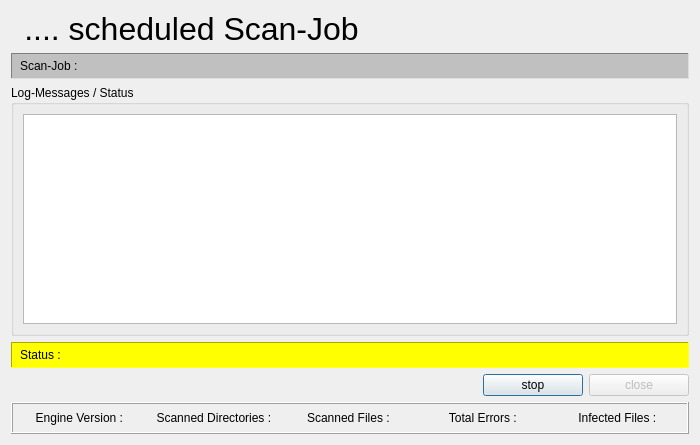
<?xml version="1.0" encoding="UTF-8"?>
<ui version="4.0">
 <class>scheduleScanObject</class>
 <widget class="QDialog" name="scheduleScanObject">
  <property name="geometry">
   <rect>
    <x>0</x>
    <y>0</y>
    <width>700</width>
    <height>445</height>
   </rect>
  </property>
  <property name="sizePolicy">
   <sizepolicy hsizetype="Fixed" vsizetype="Fixed">
    <horstretch>0</horstretch>
    <verstretch>0</verstretch>
   </sizepolicy>
  </property>
  <property name="minimumSize">
   <size>
    <width>700</width>
    <height>445</height>
   </size>
  </property>
  <property name="maximumSize">
   <size>
    <width>700</width>
    <height>445</height>
   </size>
  </property>
  <property name="windowTitle">
   <string>Scheduled Scan-Job</string>
  </property>
  <layout class="QGridLayout" name="gridLayout_2">
   <item row="0" column="0">
    <layout class="QHBoxLayout" name="horizontalLayout_3">
     <item>
      <widget class="QLabel" name="picLabel">
       <property name="text">
        <string/>
       </property>
       <property name="pixmap">
        <pixmap resource="../resources.qrc">:/icons/icons/media.png</pixmap>
       </property>
       <property name="scaledContents">
        <bool>true</bool>
       </property>
      </widget>
     </item>
     <item>
      <widget class="QLabel" name="headerLabel">
       <property name="font">
        <font>
         <pointsize>24</pointsize>
        </font>
       </property>
       <property name="text">
        <string>.... scheduled Scan-Job</string>
       </property>
       <property name="alignment">
        <set>Qt::AlignCenter</set>
       </property>
      </widget>
     </item>
     <item>
      <spacer name="horizontalSpacer_2">
       <property name="orientation">
        <enum>Qt::Horizontal</enum>
       </property>
       <property name="sizeHint" stdset="0">
        <size>
         <width>188</width>
         <height>20</height>
        </size>
       </property>
      </spacer>
     </item>
    </layout>
   </item>
   <item row="1" column="0">
    <widget class="QLabel" name="scanJobHeader">
     <property name="styleSheet">
      <string notr="true">padding:5px;background:#c0c0c0</string>
     </property>
     <property name="frameShape">
      <enum>QFrame::Panel</enum>
     </property>
     <property name="frameShadow">
      <enum>QFrame::Sunken</enum>
     </property>
     <property name="text">
      <string>Scan-Job : </string>
     </property>
    </widget>
   </item>
   <item row="2" column="0">
    <widget class="QGroupBox" name="groupBox">
     <property name="title">
      <string>Log-Messages / Status</string>
     </property>
     <layout class="QGridLayout" name="gridLayout">
      <item row="0" column="0">
       <widget class="QPlainTextEdit" name="logMessagePlainTextEdit">
        <property name="readOnly">
         <bool>true</bool>
        </property>
       </widget>
      </item>
     </layout>
    </widget>
   </item>
   <item row="3" column="0">
    <layout class="QHBoxLayout" name="horizontalLayout_4">
     <property name="spacing">
      <number>0</number>
     </property>
     <item>
      <widget class="QLabel" name="currentFileLabel">
       <property name="styleSheet">
        <string notr="true">padding:5px;background:yellow</string>
       </property>
       <property name="frameShape">
        <enum>QFrame::Panel</enum>
       </property>
       <property name="frameShadow">
        <enum>QFrame::Sunken</enum>
       </property>
       <property name="text">
        <string>Status : </string>
       </property>
      </widget>
     </item>
    </layout>
   </item>
   <item row="4" column="0">
    <layout class="QHBoxLayout" name="horizontalLayout_2">
     <item>
      <spacer name="horizontalSpacer">
       <property name="orientation">
        <enum>Qt::Horizontal</enum>
       </property>
       <property name="sizeHint" stdset="0">
        <size>
         <width>388</width>
         <height>20</height>
        </size>
       </property>
      </spacer>
     </item>
     <item>
      <widget class="QPushButton" name="stopButton">
       <property name="minimumSize">
        <size>
         <width>100</width>
         <height>0</height>
        </size>
       </property>
       <property name="maximumSize">
        <size>
         <width>100</width>
         <height>16777215</height>
        </size>
       </property>
       <property name="text">
        <string>stop</string>
       </property>
       <property name="icon">
        <iconset resource="../resources.qrc">
         <normaloff>:/icons/icons/stop.png</normaloff>:/icons/icons/stop.png</iconset>
       </property>
       <property name="iconSize">
        <size>
         <width>22</width>
         <height>22</height>
        </size>
       </property>
      </widget>
     </item>
     <item>
      <widget class="QPushButton" name="closeButton">
       <property name="enabled">
        <bool>false</bool>
       </property>
       <property name="minimumSize">
        <size>
         <width>100</width>
         <height>0</height>
        </size>
       </property>
       <property name="maximumSize">
        <size>
         <width>100</width>
         <height>16777215</height>
        </size>
       </property>
       <property name="text">
        <string>close</string>
       </property>
       <property name="icon">
        <iconset resource="../resources.qrc">
         <normaloff>:/icons/icons/application-exit.png</normaloff>:/icons/icons/application-exit.png</iconset>
       </property>
       <property name="iconSize">
        <size>
         <width>22</width>
         <height>22</height>
        </size>
       </property>
      </widget>
     </item>
    </layout>
   </item>
   <item row="5" column="0">
    <widget class="QFrame" name="frame">
     <property name="frameShape">
      <enum>QFrame::Box</enum>
     </property>
     <property name="frameShadow">
      <enum>QFrame::Raised</enum>
     </property>
     <property name="lineWidth">
      <number>1</number>
     </property>
     <layout class="QHBoxLayout" name="horizontalLayout_5">
      <property name="spacing">
       <number>0</number>
      </property>
      <property name="leftMargin">
       <number>1</number>
      </property>
      <property name="topMargin">
       <number>1</number>
      </property>
      <property name="rightMargin">
       <number>1</number>
      </property>
      <property name="bottomMargin">
       <number>1</number>
      </property>
      <item>
       <layout class="QHBoxLayout" name="horizontalLayout">
        <property name="spacing">
         <number>0</number>
        </property>
        <item>
         <widget class="QPushButton" name="engineVersionLabel">
          <property name="styleSheet">
           <string notr="true">background:#b0b0b0;padding:5px</string>
          </property>
          <property name="text">
           <string>Engine Version : </string>
          </property>
          <property name="flat">
           <bool>true</bool>
          </property>
         </widget>
        </item>
        <item>
         <widget class="QPushButton" name="scannedDirectoriesLabel">
          <property name="styleSheet">
           <string notr="true">background:#b0b0b0;padding:5px</string>
          </property>
          <property name="text">
           <string>Scanned Directories : </string>
          </property>
          <property name="flat">
           <bool>true</bool>
          </property>
         </widget>
        </item>
        <item>
         <widget class="QPushButton" name="scannedFilesLabel">
          <property name="styleSheet">
           <string notr="true">background:#b0b0b0;padding:5px</string>
          </property>
          <property name="text">
           <string>Scanned Files : </string>
          </property>
          <property name="flat">
           <bool>true</bool>
          </property>
         </widget>
        </item>
        <item>
         <widget class="QPushButton" name="errorsLabel">
          <property name="styleSheet">
           <string notr="true">background:#b0b0b0;padding:5px</string>
          </property>
          <property name="text">
           <string>Total Errors : </string>
          </property>
          <property name="flat">
           <bool>true</bool>
          </property>
         </widget>
        </item>
        <item>
         <widget class="QPushButton" name="infectedFilesLabel">
          <property name="styleSheet">
           <string notr="true">background:#b0b0b0;padding:5px;</string>
          </property>
          <property name="text">
           <string>Infected Files : </string>
          </property>
          <property name="flat">
           <bool>true</bool>
          </property>
         </widget>
        </item>
       </layout>
      </item>
     </layout>
    </widget>
   </item>
  </layout>
 </widget>
 <resources>
  <include location="../resources.qrc"/>
 </resources>
 <connections>
  <connection>
   <sender>stopButton</sender>
   <signal>clicked()</signal>
   <receiver>scheduleScanObject</receiver>
   <slot>slot_stopButtonClicked()</slot>
   <hints>
    <hint type="sourcelabel">
     <x>583</x>
     <y>390</y>
    </hint>
    <hint type="destinationlabel">
     <x>457</x>
     <y>348</y>
    </hint>
   </hints>
  </connection>
  <connection>
   <sender>closeButton</sender>
   <signal>clicked()</signal>
   <receiver>scheduleScanObject</receiver>
   <slot>slot_closeButtonClicked()</slot>
   <hints>
    <hint type="sourcelabel">
     <x>689</x>
     <y>390</y>
    </hint>
    <hint type="destinationlabel">
     <x>695</x>
     <y>353</y>
    </hint>
   </hints>
  </connection>
  <connection>
   <sender>errorsLabel</sender>
   <signal>clicked()</signal>
   <receiver>scheduleScanObject</receiver>
   <slot>slot_totalErrorButtonClicked()</slot>
   <hints>
    <hint type="sourcelabel">
     <x>489</x>
     <y>420</y>
    </hint>
    <hint type="destinationlabel">
     <x>499</x>
     <y>441</y>
    </hint>
   </hints>
  </connection>
  <connection>
   <sender>infectedFilesLabel</sender>
   <signal>clicked()</signal>
   <receiver>scheduleScanObject</receiver>
   <slot>slot_infectedFilesButtonClicked()</slot>
   <hints>
    <hint type="sourcelabel">
     <x>634</x>
     <y>415</y>
    </hint>
    <hint type="destinationlabel">
     <x>695</x>
     <y>426</y>
    </hint>
   </hints>
  </connection>
 </connections>
 <slots>
  <slot>slot_stopButtonClicked()</slot>
  <slot>slot_closeButtonClicked()</slot>
  <slot>slot_infectedFilesButtonClicked()</slot>
  <slot>slot_totalErrorButtonClicked()</slot>
 </slots>
</ui>
